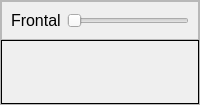
          <widget class="QFrame" name="frame_4">
           <property name="minimumSize">
            <size>
             <width>50</width>
             <height>0</height>
            </size>
           </property>
           <property name="font">
            <font>
             <pointsize>12</pointsize>
            </font>
           </property>
           <property name="frameShape">
            <enum>QFrame::StyledPanel</enum>
           </property>
           <property name="frameShadow">
            <enum>QFrame::Raised</enum>
           </property>
           <layout class="QVBoxLayout" name="verticalLayout_5">
            <property name="spacing">
             <number>0</number>
            </property>
            <property name="leftMargin">
             <number>0</number>
            </property>
            <property name="topMargin">
             <number>0</number>
            </property>
            <property name="rightMargin">
             <number>0</number>
            </property>
            <property name="bottomMargin">
             <number>0</number>
            </property>
            <item>
             <widget class="QFrame" name="frame_6">
              <property name="maximumSize">
               <size>
                <width>16777215</width>
                <height>50</height>
               </size>
              </property>
              <property name="font">
               <font>
                <pointsize>12</pointsize>
               </font>
              </property>
              <property name="frameShape">
               <enum>QFrame::StyledPanel</enum>
              </property>
              <property name="frameShadow">
               <enum>QFrame::Raised</enum>
              </property>
              <layout class="QHBoxLayout" name="horizontalLayout_6">
               <item>
                <widget class="QLabel" name="labelDisp2">
                 <property name="font">
                  <font>
                   <pointsize>12</pointsize>
                  </font>
                 </property>
                 <property name="text">
                  <string>Frontal</string>
                 </property>
                </widget>
               </item>
               <item>
                <widget class="QSlider" name="sliderPosDisp2">
                 <property name="font">
                  <font>
                   <pointsize>12</pointsize>
                  </font>
                 </property>
                 <property name="maximum">
                  <number>65535</number>
                 </property>
                 <property name="singleStep">
                  <number>1</number>
                 </property>
                 <property name="pageStep">
                  <number>10</number>
                 </property>
                 <property name="orientation">
                  <enum>Qt::Horizontal</enum>
                 </property>
                </widget>
               </item>
              </layout>
             </widget>
            </item>
            <item>
             <widget class="qyklabel" name="labelOverlapWnd2">
              <property name="enabled">
               <bool>true</bool>
              </property>
              <property name="sizePolicy">
               <sizepolicy hsizetype="Expanding" vsizetype="Expanding">
                <horstretch>0</horstretch>
                <verstretch>0</verstretch>
               </sizepolicy>
              </property>
              <property name="minimumSize">
               <size>
                <width>64</width>
                <height>64</height>
               </size>
              </property>
              <property name="font">
               <font>
                <pointsize>12</pointsize>
               </font>
              </property>
              <property name="mouseTracking">
               <bool>true</bool>
              </property>
              <property name="autoFillBackground">
               <bool>false</bool>
              </property>
              <property name="frameShape">
               <enum>QFrame::Box</enum>
              </property>
              <property name="text">
               <string/>
              </property>
             </widget>
            </item>
           </layout>
          </widget>
